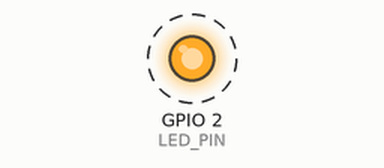
Recording of a program running on a simulated ESP32. Parts: output pins drawn as LEDs (lit = HIGH). Dashed ring = blinking. What the program prints to the serial monitor is not drawn.

Above: at 0.2 s.
Timing chart, 0 to 3.0 s (numbered marks = the images above):
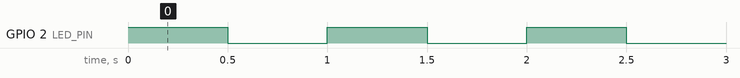

The program:

main.cpp
```cpp
#include <Arduino.h>

// Konfiguration
const int LED_PIN = 2;             // indbygget lysdiode på DEVKIT-V1 (LED_BUILTIN)
const unsigned long BLINK_MS = 500; // tid tændt og tid slukket

void setup() {
  Serial.begin(115200);
  pinMode(LED_PIN, OUTPUT);  // benet skal sættes op som output, før det kan tænde lysdioden
}

void loop() {
  digitalWrite(LED_PIN, HIGH);  // tænd
  Serial.println("Tændt");
  delay(BLINK_MS);              // vent: her står loop() stille
  digitalWrite(LED_PIN, LOW);   // sluk
  Serial.println("Slukket");
  delay(BLINK_MS);
}
```

Measured:
- by itself, GPIO 2 (LED_PIN): alternates HIGH for 0.50 s and LOW for 0.50 s
